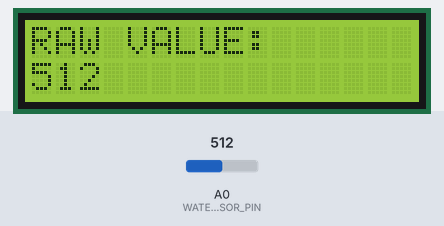
Recording of a sketch running on a simulated Arduino Uno, built with avr-gcc and run on an emulated ATmega328P. On the bench: 16×2 character LCD. Inputs (shaded band) come from the test bench; at power-on: A0 (WATER_SENSOR_PIN) = 512. What the sketch prints to the serial monitor is not drawn.

Above: at 3.2 s.
3.3 s: A0 (WATER_SENSOR_PIN) set to 716
At 4.5 s:
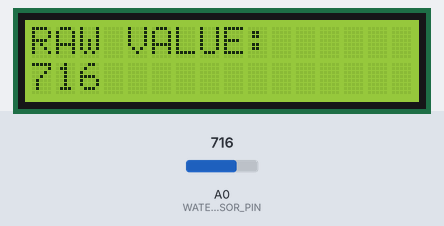
5.6 s: A0 (WATER_SENSOR_PIN) set to 900
At 6.9 s:
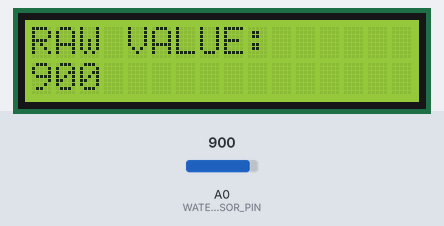
7.7 s: A0 (WATER_SENSOR_PIN) set to 1023
At 9.4 s:
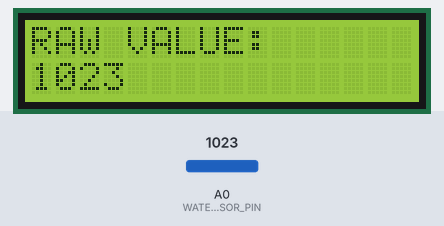
Timing chart, 0 to 10.9 s (numbered marks = the images above; inputs shaded):
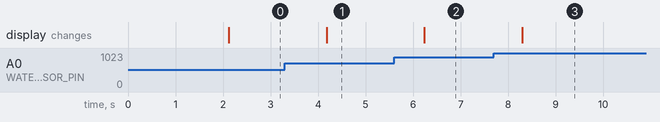

Measured:
- after the input at 3.3 s, the display: changes after 0.88 s (image 1)
- after the input at 5.6 s, the display: changes after 0.64 s (image 2)
- after the input at 7.7 s, the display: changes after 0.60 s (image 3)

The sketch:

water_level_raw.ino
```cpp
/****************************************************
 * Water Level Detection (Raw Value)
 * Arduino UNO SMD
 * Water Level Sensor + 16x2 I2C LCD
 ****************************************************/

#include <Wire.h>
#include <LiquidCrystal_I2C.h>

// Change address if required (0x27 or 0x3F)
LiquidCrystal_I2C lcd(0x27, 16, 2);

#define WATER_SENSOR_PIN A0

void setup() {
  Serial.begin(9600);

  Wire.begin();
  lcd.init();
  lcd.backlight();
  lcd.clear();

  lcd.setCursor(0, 0);
  lcd.print("Water Level Sys");
  lcd.setCursor(0, 1);
  lcd.print("Raw Mode");
  delay(2000);
  lcd.clear();
}

void loop() {
  int waterValue = analogRead(WATER_SENSOR_PIN);

  Serial.print("Water Sensor: ");
  Serial.println(waterValue);

  lcd.setCursor(0, 0);
  lcd.print("RAW VALUE:     ");
  lcd.setCursor(0, 1);
  lcd.print(waterValue);
  lcd.print("           ");

  delay(1000);
}
```
